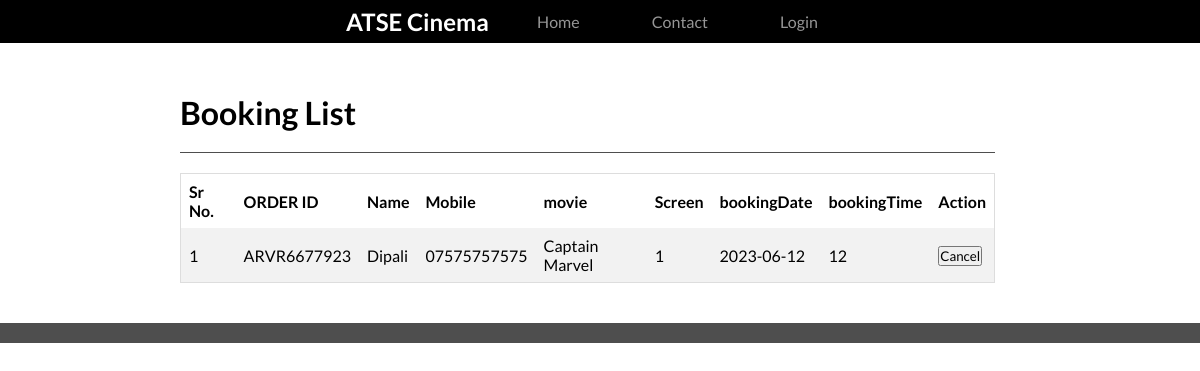
The page /booking-list.php on the database its author committed.
### tables this page shows
CREATE TABLE `bookingtable` (
  `bookingID` int(11) NOT NULL,
  `movieID` int(11) DEFAULT NULL,
  `bookingTheatre` varchar(100) NOT NULL,
  `bookingType` varchar(100) DEFAULT NULL,
  `bookingDate` varchar(50) NOT NULL,
  `bookingTime` varchar(50) NOT NULL,
  `bookingFName` varchar(100) NOT NULL,
  `bookingLName` varchar(100) DEFAULT NULL,
  `bookingPNumber` varchar(12) NOT NULL,
  `bookingEmail` varchar(255) NOT NULL,
  `amount` varchar(255) NOT NULL,
  `ORDERID` varchar(255) NOT NULL,
  `DATE-TIME` datetime NOT NULL DEFAULT current_timestamp(),
  `userid` int(11) NOT NULL
);

CREATE TABLE `movie` (
  `mid` int(11) NOT NULL,
  `image` varchar(150) NOT NULL,
  `movieName` varchar(100) NOT NULL,
  `movieGenre` varchar(50) NOT NULL,
  `movieDuration` int(11) NOT NULL,
  `movieRelDate` date NOT NULL,
  `movieDirector` varchar(50) NOT NULL,
  `movieActors` varchar(150) NOT NULL,
  `mainhall` int(11) NOT NULL,
  `viphall` int(11) NOT NULL,
  `privatehall` int(11) NOT NULL,
  `htype` int(11) NOT NULL,
  `userid` int(11) NOT NULL
);

### booking-list.php (the view, shortened to what this page needs)
<?php
    include("connection.php");
?>
<!DOCTYPE html>
<html lang="en">
<head>
    <link rel="stylesheet" href="style/styles.css">
    <link rel="stylesheet" href="https://use.fontawesome.com/releases/v5.7.2/css/all.css">
</head>
<?php
    include("includes/header.php");
?>
<body>
    <div class="contact-us-container">
        <div class="contact-us-section contact-us-section1">
            <h1>Booking List</h1>
            <div style="overflow-x:auto;">
                <table>
                    <tr>
                        <th>Sr No.</th>
                        <th>ORDER ID</th>
                        <th>Name</th>
                        <th>Mobile</th>
                        <th>movie</th>
                        <th>Screen</th>
                        <th>bookingDate</th>
                        <th>bookingTime</th>
                        <th>Action</th>
                    </tr>
                    <?php
                    $sql1 = mysqli_query($con, "SELECT bookingtable.*, movie.movieName ,movie.mid
                        FROM bookingtable
                        INNER JOIN movie ON movie.mid = bookingtable.movieID
                        ORDER BY bookingtable.bookingID desc");
                    $a = 1;
                    while ($mrow = mysqli_fetch_array($sql1)) {
                        echo '<tr>
                            <td>'.$a.'</td>
                            <td>'.$mrow['ORDERID'].'</td>
                            <td>'.$mrow['bookingFName'].'</td>
                            <td>'.$mrow['bookingPNumber'].'</td>
                            <td>'.$mrow['movieName'].'</td>
                            <td>'.$mrow['mid'].'</td>
                            <td>'.$mrow['bookingDate'].'</td>
                            <td>'.$mrow['bookingTime'].'</td>
                            <td><button onclick="cancelBooking('.$mrow['bookingID'].')">Cancel</button></td>
                        </tr>';
                        $a++;
                    }
                    ?>
                </table>
            </div>
        </div>
    </div>
    <footer></footer>
</body>
</html>

### style/styles.css (style rules this page uses)
* { margin: 0; padding: 0; box-sizing: border-box; font-family: "Lato", sans-serif; text-decoration: none; color: unset; }
footer { display: grid; grid-gap: 5px; padding: 10px 10%; background-color: #4e4e4e; color: #fff; bottom: 0; width: 100%; margin-top: 40px; }
.contact-us-container { display: grid; grid-gap: 25px; grid-template-areas: "contact-form contact-form contact-info"; margin: 30px 15%; }
.contact-us-section { overflow: hidden; }
.contact-us-section h1 { padding: 20px 0; border-bottom: #4e4e4e solid 1px; margin-bottom: 20px; }
.contact-us-section1 { grid-area: contact-form; }

### booking-list.php (style rules this page uses)
table { border-collapse: collapse; border-spacing: 0; width: 100%; border: 1px solid #ddd; }
th, td { text-align: left; padding: 8px; }
tr:nth-child(even) { background-color: #f2f2f2 }

### rows shown on the page
bookingtable: ORDERID "ARVR6677923", bookingFName "Dipali", bookingPNumber "07575757575", movieID.movieName "Captain Marvel", movieID.mid "1", bookingDate "2023-06-12", bookingTime "12"
